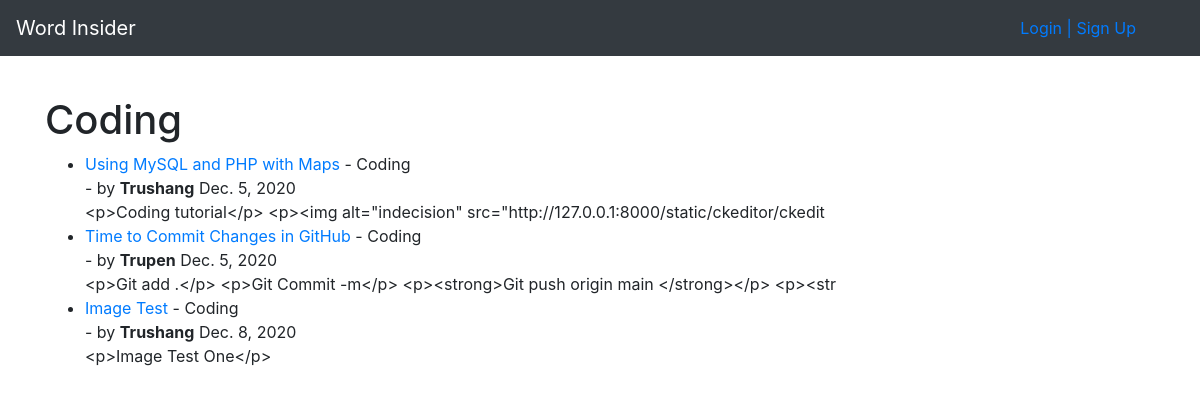
/category/coding/, run on the app's committed database.
### blog/models.py (models this page shows, shortened)
class Post(models.Model):
    title = models.CharField(max_length=255)
    header_image = models.ImageField(null=True,blank=True,upload_to="images/")
    title_tag = models.CharField(max_length=255)
    author = models.ForeignKey(User,on_delete=models.CASCADE)
    body = RichTextField(blank=True,null=True)
    pub_Date = models.DateField(auto_now_add=True)
    category = models.CharField(max_length=10,default='coding')
    likes = models.ManyToManyField(User,related_name='blog_posts')
    snippet = models.CharField(max_length=50)

### blog/views.py (the view)
# urls.py: path('category/<str:cats>/',CategoryView,name='category'),
def CategoryView(requests,cats):
    category_post = Post.objects.filter(category=cats.title().replace('-',' '))
    return render(requests,'categories.html',{'cats':cats.title().replace('-',' '),'category_post':category_post})

### blog/templates/categories.html (shortened to what this page needs)
{% extends 'base.html' %}
{% block content %}
    {% if category_post %}
<h1>{{ cats }}</h1>
    <ul>
    {% for post in category_post %}
        <li><a href="{%url 'article-detail' post.pk %}">{{ post.title }} </a> - {{ post.category }}<br> - by <strong>{{ post.author }}</strong> {{ post.pub_Date }}
        <br>
        {{ post.body | slice:":100" }}
        </li>
    {% endfor %}
    </ul>
    {% else %}
        <h3>Sorry No Posts in {{ cats }} category yet.</h3>
    {% endif %}
{% endblock %}

### data on the page
Post: title "Using MySQL and PHP with Maps", category "Coding", author "Trushang", pub_Date "Dec. 5, 2020", body "<p>Coding tutorial</p> <p><img alt=\"indecision\" src=\"http://127.0.0.1:8000/static/ckeditor/ckedit"
Post: title "Time to Commit Changes in GitHub", category "Coding", author "Trupen", pub_Date "Dec. 5, 2020", body "<p>Git add .</p> <p>Git Commit -m</p> <p><strong>Git push origin main </strong></p> <p><str"
Post: title "Image Test", category "Coding", author "Trushang", pub_Date "Dec. 8, 2020", body "<p>Image Test One</p>"

### other printed values
{{ cats }} "Coding"
